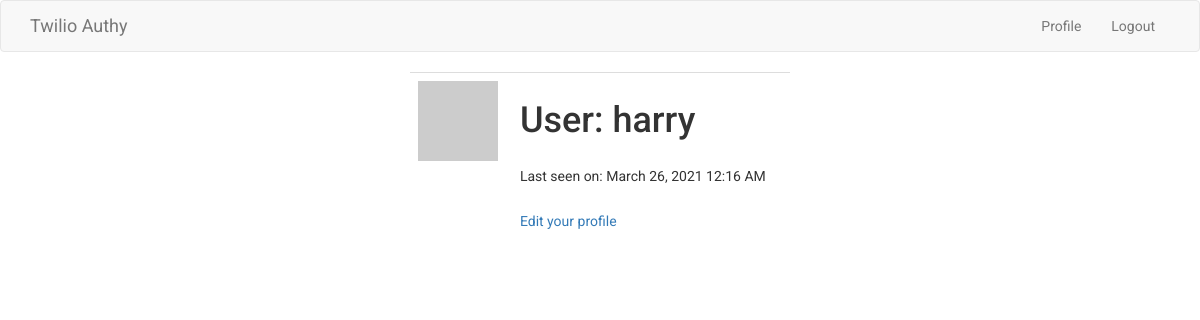
/user/harry (signed in), run on an earlier commit of the app's database.
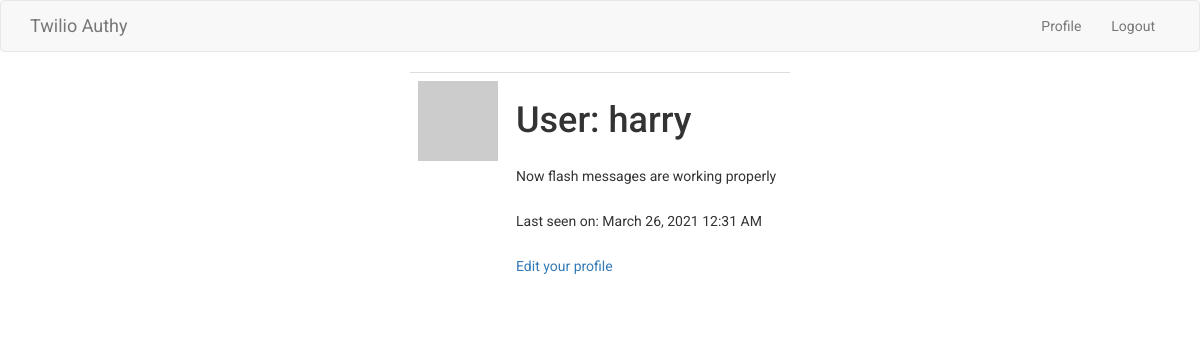
And on a later commit of the database.
### app/models.py (models this page shows, shortened)
class User(UserMixin, db.Model):
    id = db.Column(db.Integer, primary_key=True)
    username = db.Column(db.String(64), index=True, unique=True)
    email = db.Column(db.String(120), index=True, unique=True)
    password_hash = db.Column(db.String(128), index=True, unique=True)
    about_me = db.Column(db.String(140))
    last_seen = db.Column(db.DateTime, default=datetime.utcnow)
    def avatar(self, size):
        digest = md5(self.email.lower().encode('utf-8')).hexdigest()
        return 'https://www.gravatar.com/avatar/{}?d=identicon&s={}'.format(
            digest, size)

### app/main/routes.py (the view)
@bp.route('/user/<username>')
@login_required
def user(username):
    user = User.query.filter_by(username=username).first_or_404()
    return render_template('user.html', user=user)

### app/main/routes.py (called while the page is built)
@bp.before_request
def before_request():
    if current_user.is_authenticated:
        current_user.last_seen = datetime.utcnow()
        db.session.commit()

### app/models.py (called while the page is built)
@login.user_loader
def load_user(id):
    return User.query.get(int(id))

### app/templates/user.html
{% extends "base.html" %}
{% block content %}
    <div class="row">
        <div class="col-md-4">
        </div>
        <div class="col-md-4">
            <table class="table">
                <tr width="70px">
                    <td><img src="{{ user.avatar(128) }}"></td>
                    <td>
                        <h1>User: {{ user.username }}</h1>
                        {% if user.about_me %}
                            <p>{{ user.about_me }}</p>
                        {% endif %}
                        {% if user.last_seen %}
                            <p>Last seen on: {{ moment(user.last_seen).format('LLL') }}</p>
                        {% endif %}
                        {% if user == current_user %}
                            <p><a href="{{ url_for('main.edit_profile') }}">Edit your profile</a></p>
                        {% endif %}
                    </td>
                </tr>
            </table>
        </div>
        <div class="col-md-4">
        </div>
    </div>
{% endblock %}

### app/templates/base.html (shortened to what this page needs)
{% extends 'bootstrap/base.html' %}
{% block head %}
    {{ super() }}
{% endblock %}
{% block styles %}
    {{ super() }}
    <link type="text/css" rel="stylesheet" href="{{ url_for('static', filename = 'css/styles.css') }}">
{% endblock %}
{% block navbar %}
<nav class="navbar navbar-default">
    <div class="container">
        <div class="navbar-header">
            <a class="navbar-brand" href="{{ url_for('main.home') }}">Twilio Authy</a>
        </div>
        <div class="collapse navbar-collapse" id="bs-example-navbar-collapse-1">
            <ul class="nav navbar-nav navbar-right">
                {% if current_user.is_anonymous %}
                    <li><a href=" {{ url_for('auth.login') }} ">Login</a></li>
                {% else %}
                    <li><a href="{{ url_for('main.user', username=current_user.username) }}">Profile</a></li>
                    <li><a href="{{ url_for('auth.logout') }}">Logout</a></li>
                {% endif %}
            </ul>
        </div>
    </div>
</nav>
{% endblock %}

### app/static/css/styles.css (style rules this page uses)
body { font-family: 'Roboto', sans-serif; }
p { padding-top: 15px; }

What changed in the data, as far as the page shows it:
changed User "harry": about_me (not shown) → "Now flash messages are working properly"; last_seen "March 26, 2021 12:16 AM" → "March 26, 2021 12:31 AM"
